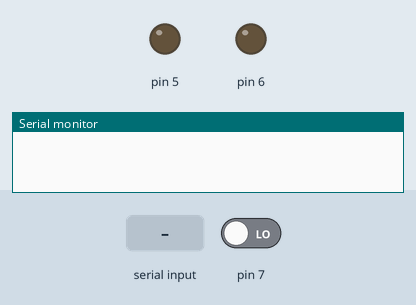
Bench run of a sketch on a simulated Arduino Uno, built with avr-gcc and run on an emulated ATmega328P. On the bench: output pins drawn as LEDs (lit = HIGH), the last lines printed to the serial monitor. The inputs (shaded band) are chosen by the test bench; at power-on: pin 7 LOW.

Above: at 1.2 s.
1.3 s: pin 7 driven HIGH
At 2.5 s:
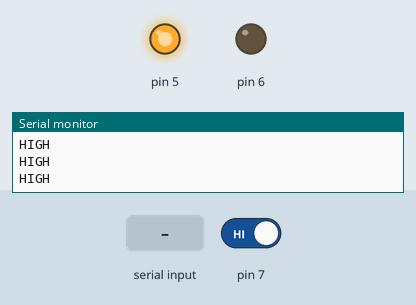
2.8 s: "90,45\n" received over Serial
4.3 s: "200\n" received over Serial
7.3 s: pin 7 driven LOW
At 8.6 s:
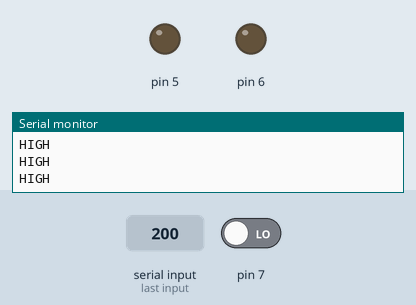
Timing chart, 0 to 9.8 s (numbered marks = the images above; inputs shaded):
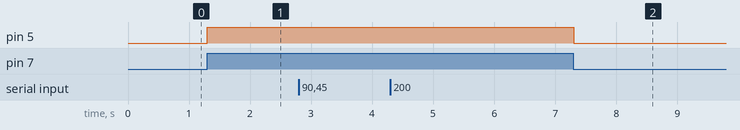

Measured:
- after the input at 1.3 s, pin 5: LOW → HIGH at once
- after the input at 7.3 s, pin 5: HIGH → LOW at once

The sketch:

bugBot2.ino
```cpp
void setup() {
  // put your setup code here, to run once:
  Serial.begin(9600);
  pinMode(6, OUTPUT);
  pinMode(5, OUTPUT);
  pinMode(7, INPUT);
  int contador = 0;
}

void loop() {
  // put your main code here, to run repeatedly:
  int button = digitalRead(7);

  if (Serial.available())
  {
    int speed = Serial.parseInt();
    Serial.println(speed);
    if (speed == 1)
    {
      digitalWrite(6, LOW);
      digitalWrite(5, HIGH);
    }
    if (speed == -1)
    {
      digitalWrite(6, HIGH);
      digitalWrite(5, LOW);
    }
     if (speed == 0)
    {
      digitalWrite(6, LOW);
      digitalWrite(5, LOW);
    }
  }

  if(button == HIGH){
      Serial.println("HIGH");
      digitalWrite(6, LOW);
      digitalWrite(5, HIGH);
  }
  else {
      digitalWrite(6, LOW);
      digitalWrite(5, LOW);
  }


}
```
